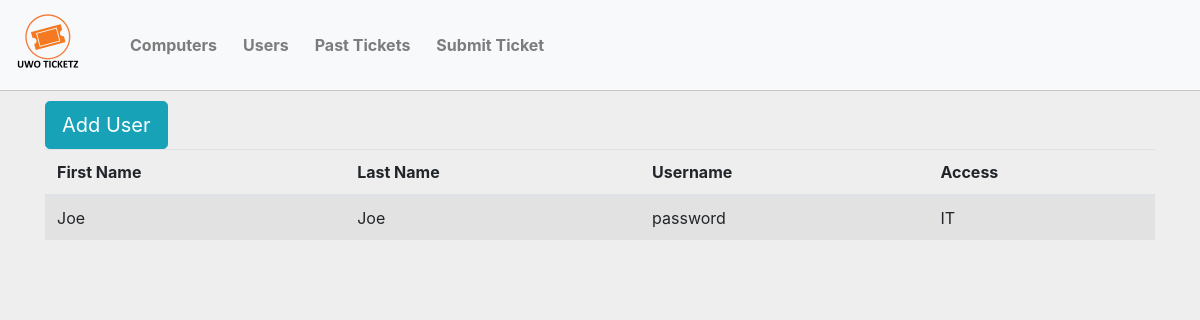
The app's page /?page=users, older data.
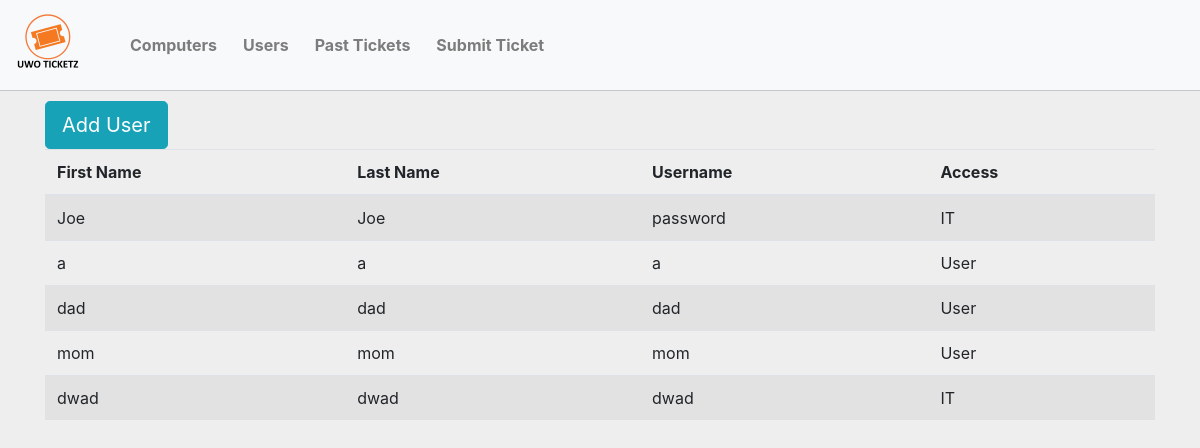
The same page, newer data.
### tables this page shows
CREATE TABLE `user` (
  `Id` int(11) NOT NULL,
  `FirstName` varchar(25) NOT NULL,
  `LastName` varchar(25) NOT NULL,
  `AccessLevelId` int(11) NOT NULL,
  `Password` varchar(100) NOT NULL,
  `Username` varchar(10) NOT NULL,
  `Archived` bit(1) NOT NULL
);

CREATE TABLE `accesslevel` (
  `Id` int(11) NOT NULL,
  `AccessLevel` varchar(10) NOT NULL
);

### index.php (called while the page is built)
<?php
require_once 'functions.php';
run();

### config.php (called while the page is built)
<?php
function config($key = '')
{
	$host = "localhost";
	$db = "lyj47";
	$username = "lyj47";
	$password = "";
	$charset = 'utf8mb4';
	$dsn = "mysql:host=$host;dbname=$db;charset=$charset";
	$opt = [
		PDO::ATTR_ERRMODE            => PDO::ERRMODE_EXCEPTION,
		PDO::ATTR_DEFAULT_FETCH_MODE => PDO::FETCH_ASSOC,
		PDO::ATTR_EMULATE_PREPARES   => false,
	];
    $config = [
        'name' => 'UWO Ticketz',
        'nav_menu' => [
            '' => '',
            'computers' => 'Computers',
            'users' => 'Users',
			'userTickets' => 'Past Tickets',
            'submit' => 'Submit Ticket'
        ],
        'template_path' => 'php',
		'conn' => new PDO($dsn, $username, $password, $opt)
    ];
    return isset($config[$key]) ? $config[$key] : null;
}

### functions.php (the view, shortened to what this page needs)
<?php
require 'config.php';
function navMenu(){
	$navMenu = '';
    foreach (config('nav_menu') as $uri => $name) {
		if($uri != "submit")
			$navMenu .= "<li class='nav-item marginRight10px bold'><a class='nav-link' href='?page=".$uri."'>".$name."</li></a>";
		else
			$navMenu .= "<li class='nav-item'><a class='nav-link bold' data-toggle='modal' data-target='#submitTicketModal' href='#'>".$name."</li></a>";
    }
	echo $navMenu;
}
function iconImg(){
	$homeIconLink = "<a class='navbar-brand' href='?page=tickets' id='home'><img src='content/uwoticketz-logo-64x64.png'/></a>";
	echo $homeIconLink;
}
function pageContent(){
	$page = isset($_GET['page']) ? $_GET['page'] : 'tickets';
    $path = getcwd().'/'.config('template_path').'/'.$page.'.php';
    if (file_exists(filter_var($path, FILTER_SANITIZE_URL))) {
        include $path;
    } else {
        include config('template_path').'/404.php';
    }
}
function run(){
	include config('template_path')."/template.php";
}
function userTable(){
	$result = config("conn")->query("CALL GetAllUsers()");
	$table = "";
	while ($row = $result->fetch()){
		$table .=
		"<tr>
			<td>".$row["FirstName"]."</td>
			<td>".$row["LastName"]."</td>
			<td>".$row["Username"]."</td>
			<td>".$row["AccessLevel"]."</td>
		</tr>";
	}
	echo $table;
}

### php/template.php (shortened to what this page needs)
<html>
<head>
	<link rel="stylesheet" href="https://maxcdn.bootstrapcdn.com/bootstrap/4.0.0-beta/css/bootstrap.min.css">
	<link rel="stylesheet" href="styles/stylesheet.css">
</head>
<body>
<nav class="navbar navbar-expand-lg navbar-light bg-light" id="header">
  <?php iconImg(); ?>
  <div class="collapse navbar-collapse" id="navbarNav">
    <ul class="navbar-nav">
      <?php
		navMenu()
	  ?>
    </ul>
  </div>
</nav>
<div id="mainContent">
	<?php pageContent(); ?>
</div>
</body>
</html>

### php/users.php (shortened to what this page needs)
<div class="container">
  <button type="button" class="btn btn-info btn-lg marginTop10px" data-toggle="modal" data-target="#addUserModal">Add User</button>
	<table class="table table-striped">
      <thead>
        <tr>
          <th>First Name</th>
          <th>Last Name</th>
          <th>Username</th>
		  <th>Access</th>
        </tr>
      </thead>
      <tbody>
		<?php userTable(); ?>
      </tbody>
    </table>
</div>

### styles/stylesheet.css (style rules this page uses)
body { background: #eee !important; }
.marginTop10px { margin-top: 10px; }
.marginRight10px { margin-right: 10px; }
.bold { font-weight: bold; }
#header { border-bottom: 1px solid rgba(0,0,0, 0.2); }

Row changes from the older to the newer data that the page shows:
added user: FirstName "a", LastName "a", Username "a", AccessLevelId.AccessLevel "User"
added user: FirstName "dad", LastName "dad", Username "dad", AccessLevelId.AccessLevel "User"
added user: FirstName "mom", LastName "mom", Username "mom", AccessLevelId.AccessLevel "User"
added user: FirstName "dwad", LastName "dwad", Username "dwad", AccessLevelId.AccessLevel "IT"
